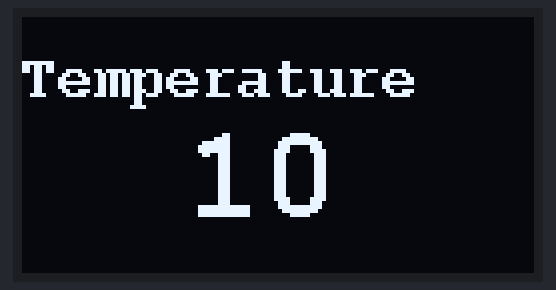
This sketch was run on a simulated Arduino Uno, built with avr-gcc and run on an emulated ATmega328P. On the bench: 128×64 one-colour display.

Above: at 0.1 s.

The sketch:

OLED.ino
```cpp
#include <Arduino.h>
#include <U8g2lib.h>

#ifdef U8X8_HAVE_HW_SPI
#include <SPI.h>
#endif
#ifdef U8X8_HAVE_HW_I2C
#include <Wire.h>
#endif
/*
  U8g2lib Example Overview:
    Frame Buffer Examples: clearBuffer/sendBuffer. Fast, but may not work with all Arduino boards because of RAM consumption
    Page Buffer Examples: firstPage/nextPage. Less RAM usage, should work with all Arduino boards.
    U8x8 Text Only Example: No RAM usage, direct communication with display controller. No graphics, 8x8 Text only.

*/

// Please UNCOMMENT one of the contructor lines below
// U8g2 Contructor List (Frame Buffer)
U8G2_SSD1306_128X64_NONAME_F_HW_I2C u8g2(U8G2_R0, /* reset=*/ U8X8_PIN_NONE);

void setup(void) {
  u8g2.begin();
}


void loop(void) {
  int temp = 10;
  u8g2.clearBuffer();         // clear the internal memory
  u8g2.setFont(u8g2_font_courB10_tf); // choose a suitable font
  //u8g2.drawStr(0,10,"Hello World!");  // write something to the internal memory
  u8g2.drawStr(0,20,"Temperature");
  u8g2.setFont(u8g2_font_courB24_tf);
  u8g2.setCursor(40,50); //für .print braucht man setCursor
  u8g2.print(temp);
  u8g2.sendBuffer();          // transfer internal memory to the display
  delay(1000);
}
// + String(temp,0)
```
